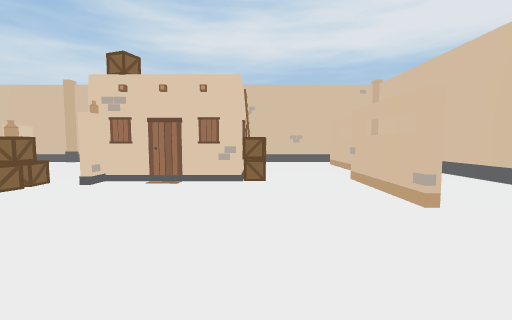
[1] (above)

16 first-person views from a walk through a Unity game level. The camera is 1.3 m above the floor, tilts 4° down and sees 90° across. The floor is counted in squares, 2 m on a side. Each view is taken from the middle of a square. On the plan, view 1 faces up. The plan holds only what a view shows up to about 9 squares ahead; the rest is blank. The place goes on beyond the plan. The player character is not drawn.

[2]
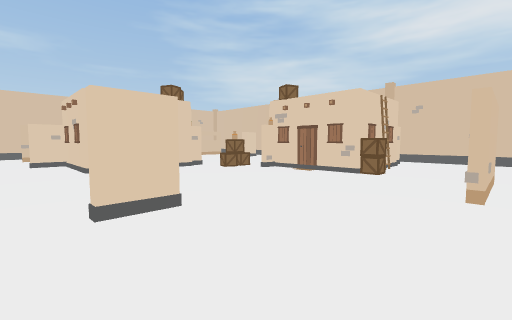

[3]
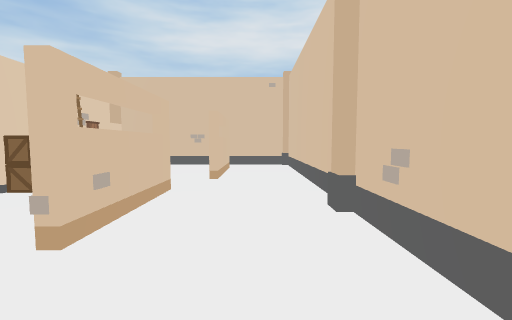

[4]
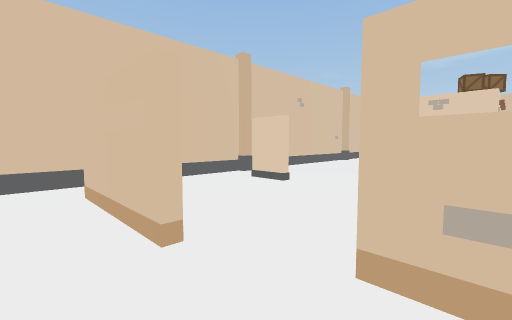

[5]
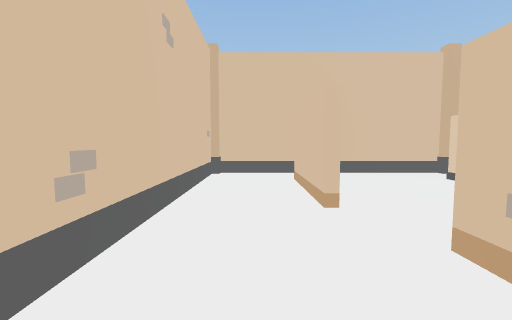

[6]
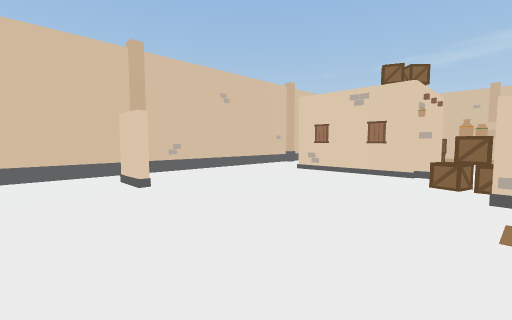

[7]
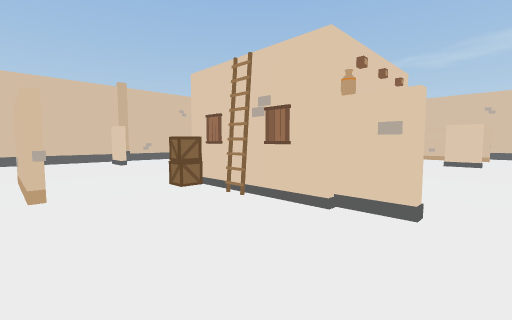

[8]
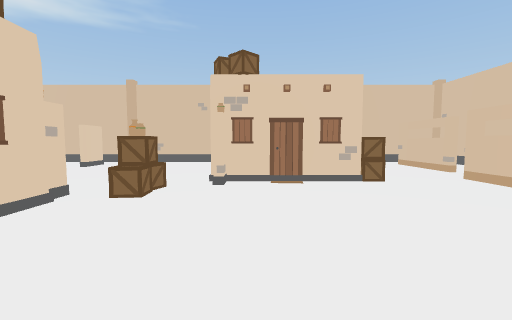

[9]
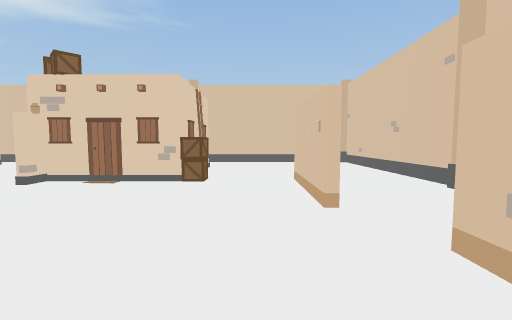

[10]
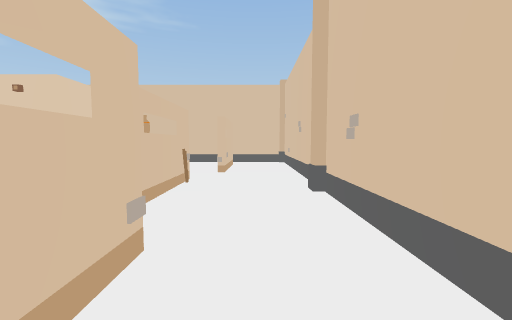

[11]
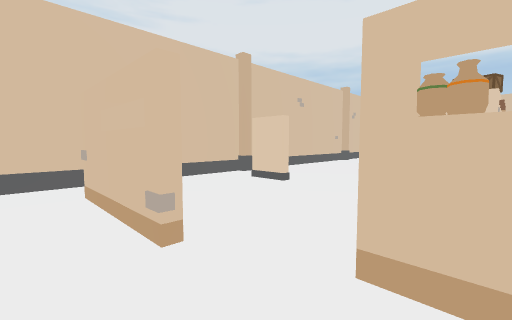

[12]
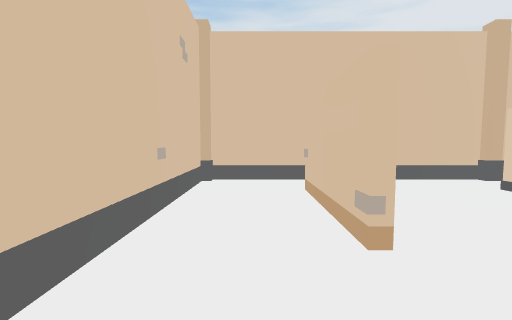

[13]
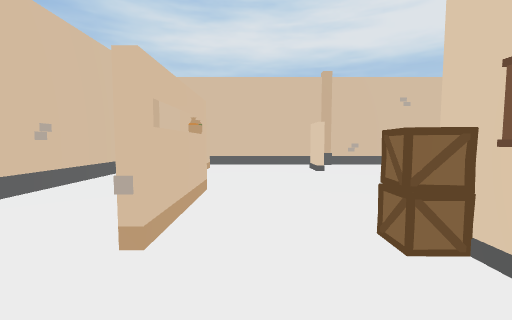

[14]
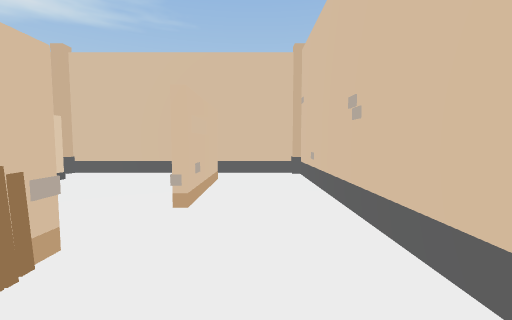

[15]
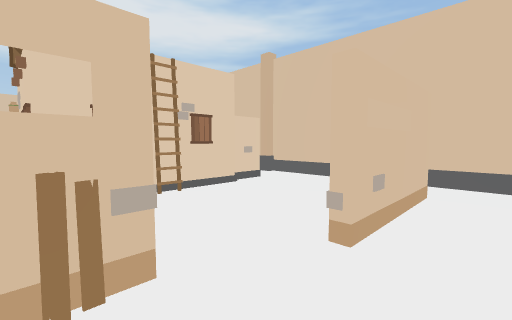

[16]
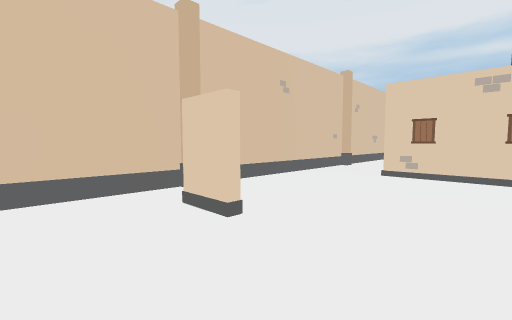

### Floor plan
Points are (right, up) in squares from view 1. A wall is a line through its corners. A room is listed if a view was taken in it or the views show most of it. See-through windows are left out.
Room 1 (views 1, 2, 3, 4, 5, 6)
walls: (-0.4, 0.4) (-0.4, -0.5); (2.3, 1.6) (2.3, -0.5); (-0.5, -0.5) (-0.5, 0.4); (-0.1, 5.8) (-0.1, 5.2); (3.9, 3.4) (3.9, 7.4); (3.9, -0.5) (3.9, 2.6); (-3.5, -1.4) (2.4, -1.4); (2.3, 7.5) (2.3, 5.5)
low walls: (-1.2, -1.2) (-0.8, -1.2)
ways out: opening at (1, 5) to room 2; opening at (-4.5, -0.5) to room 3; opening at (2, -1) to room 4; opening at (3, 0.5) to room 4; opening at (3, 6.5) to room 5
objects: building (-4, 1); other object (-4, 3); box (-4, 4) to (-3, 4); box (-3, 3); other object (-2, -1); box (-1, 4); box (0, 3); building (0, 4); other object (2, 3); other object (2, 4)
Room 2 (view 7)
walls: (-0.4, 7.5) (-0.4, 6.8); (2.2, 5.8) (2.2, 7.5); (2.4, 8.4) (-0.5, 8.4)
ways out: opening at (1, 5) to room 1; opening at (-1, 8) to room 3; opening at (2, 8) to room 5
Room 3 (views 8, 9, 10, 11, 12, 13, 14, 15, 16)
walls: (-6.6, 6.6) (-6.6, 7.5); (-6.9, 1.2) (-6.9, 1.8); (-6.5, 7.5) (-6.5, 6.6); (-10.9, 3.6) (-10.9, 0.5); (-9.2, 0.6) (-9.2, -0.5); (-9.3, -0.6) (-9.3, 0.6); (-10.9, -0.4) (-10.9, -1.4) (-3.5, -1.4); (-0.5, 8.4) (-10.9, 8.4) (-10.9, 7.4)
low walls: (-5.8, 8.2) (-6.2, 8.2)
ways out: opening at (-4.5, -0.5) to room 1; opening at (-1, 8) to room 2
objects: other object (-11, 4); other object (-11, 5); other object (-11, 6) to (-11, 7); other object (-9, 1); other object (-9, 2); plank (-9, 3); other object (-9, 4); other object (-9, 6); other object (-9, 7); other object (-7, 0); box (-7, 3); other object (-5, 8)
Room 4 (no view inside)
walls: (2.4, -1.4) (3.9, -1.4)
ways out: opening at (2, -1) to room 1; opening at (3, 0.5) to room 1
Room 5 (no view inside)
walls: (3.9, 7.4) (3.9, 8.4) (2.4, 8.4)
ways out: opening at (3, 6.5) to room 1; opening at (2, 8) to room 2

Positions as (right, up) in squares from view 1, and headings:
1: (0, 0), facing up
2: (2, -1), facing up-left
3: (3, 1), facing up
4: (3, 3), facing down-left
5: (3, 4), facing down
6: (1, 4), facing down-left
7: (2, 8), facing down-left
8: (-5, 7), facing down
9: (-8, 7), facing down
10: (-10, 7), facing down
11: (-10, 4), facing up-right
12: (-10, 4), facing up
13: (-8, 1), facing up
14: (-10, 4), facing down
15: (-10, 3), facing down-right
16: (-8, 5), facing up-right
